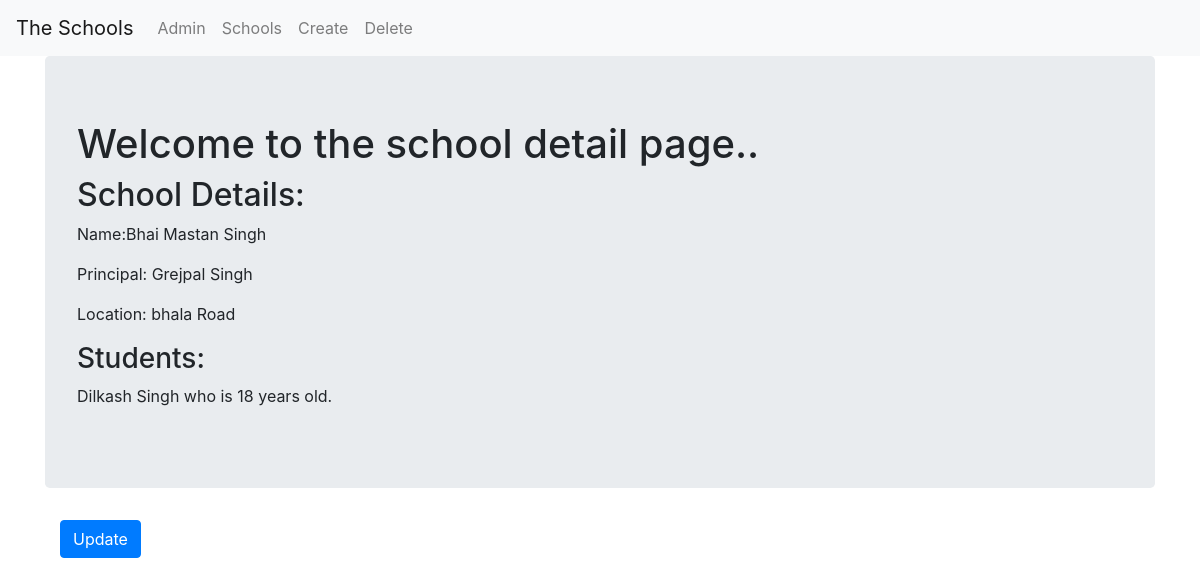
Page /basic_app/2/ on the committed database.
### basic_app/models.py (models this page shows, shortened)
class School(models.Model):
    name = models.CharField(max_length=256)
    principal = models.CharField(max_length=256)
    location = models.CharField(max_length=256)

class Student(models.Model):
    name = models.CharField(max_length=256)
    age = models.PositiveIntegerField()
    stu_school = models.ForeignKey(School,related_name='students',on_delete=models.CASCADE)

### basic_app/views.py (the view)
# urls.py: path('<int:pk>/',views.SchoolDetailView.as_view(),name='detail'),
class SchoolDetailView(DetailView):
    model = models.School
    template_name = 'basic_app/school_detail.html'

### basic_app/templates/basic_app/school_detail.html
{% extends 'basic_app/basic_app_base.html' %}
{% block body_block %}
    <div class="jumbotron">
        <h1>Welcome to the school detail page..</h1>
        <h2>School Details:</h2>
        <p>Name:{{ school.name }}</p>
        <p>Principal: {{ school.principal }}</p>
        <p>Location: {{ school.location }}</p>
        <h3>Students:</h3>
        {% for student in school.students.all %}
            <p>{{ student.name }} who is {{ student.age }} years old.</p>
        {% endfor %}
    </div>
    <div class="container">
        <p><a class='btn btn-primary' href="{% url 'basic_app:update' pk=school.pk %}">Update</a></p>
    </div>
{% endblock body_block %}

### rows in the picture
School: name "Bhai Mastan Singh", principal "Grejpal Singh", location "bhala Road"
Student: name "Dilkash Singh", age "18"
